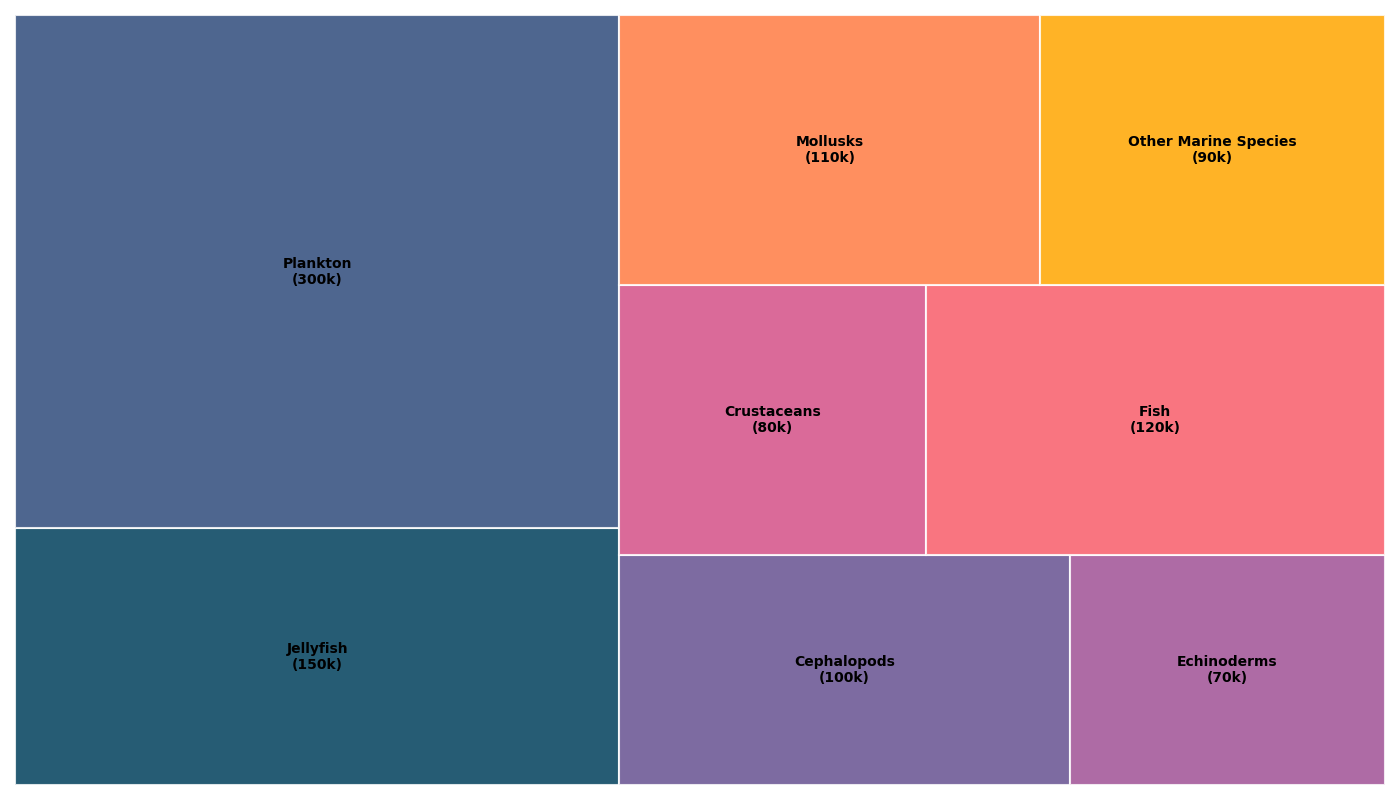

This figure's Python source:
import matplotlib.pyplot as plt
import squarify

ecosystem_labels = [
    'Jellyfish\n(150k)', 'Plankton\n(300k)', 'Cephalopods\n(100k)', 
    'Echinoderms\n(70k)', 'Crustaceans\n(80k)', 'Fish\n(120k)', 
    'Mollusks\n(110k)', 'Other Marine Species\n(90k)'
]
populations = [150, 300, 100, 70, 80, 120, 110, 90]

colors = ['#003f5c', '#2f4b7c', '#665191', '#a05195', '#d45087', '#f95d6a', '#ff7c43', '#ffa600']

plt.figure(figsize=(14, 8))

squarify.plot(sizes=populations, label=ecosystem_labels, color=colors, alpha=0.85, 
              text_kwargs={'fontsize': 10, 'weight': 'bold'}, edgecolor="white", linewidth=1.5)

plt.axis('off')

plt.tight_layout()

plt.show()
